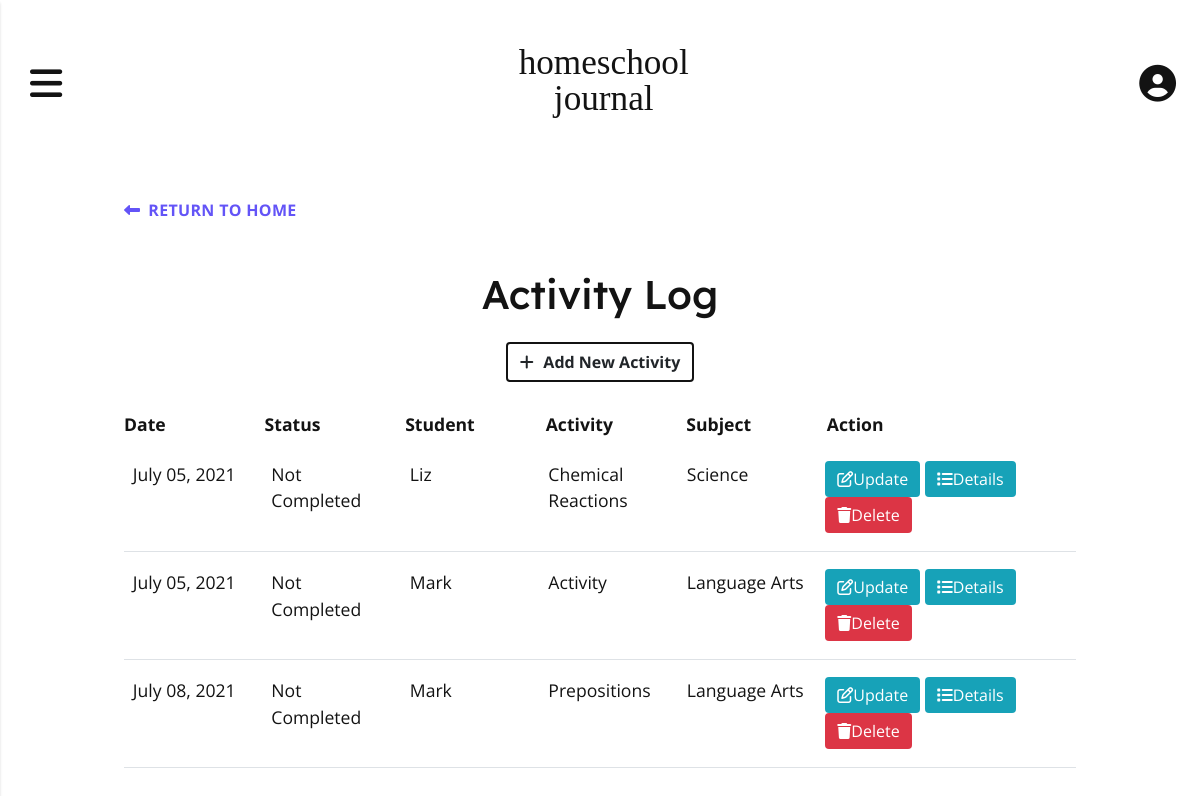
Page /log (signed in) on the earlier database version.
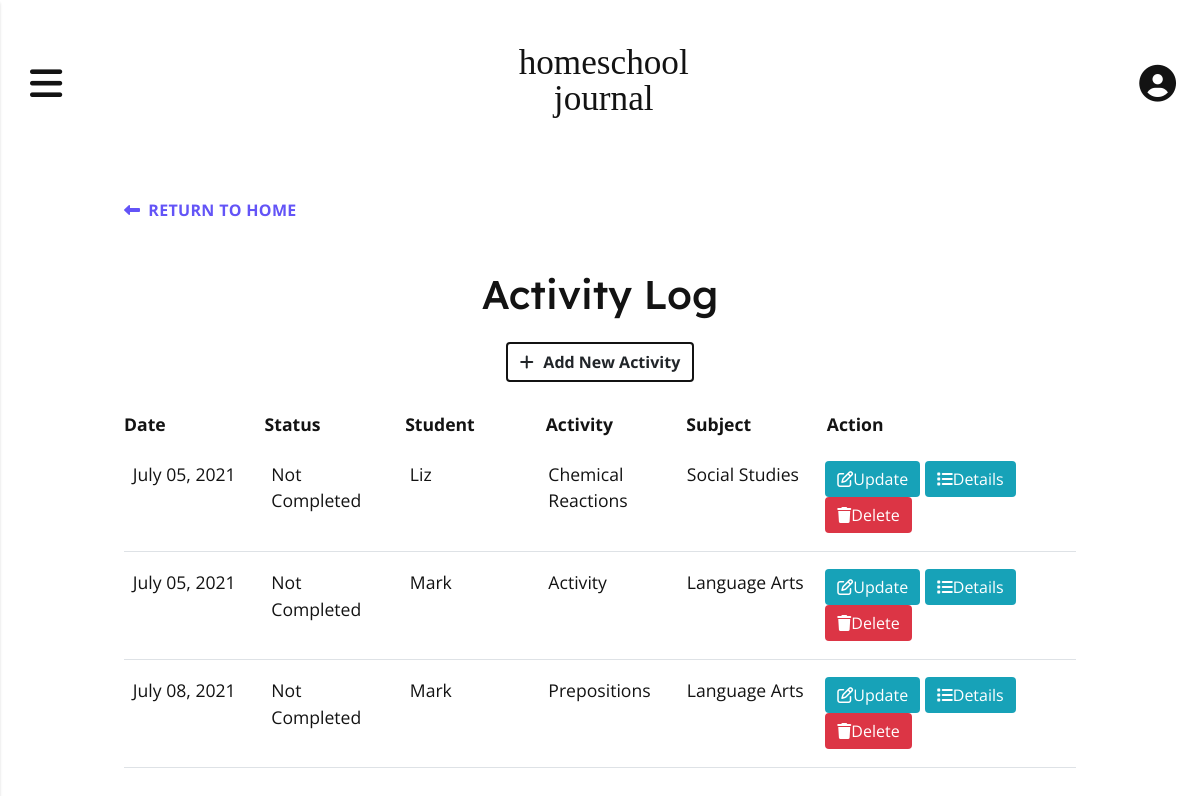
Same page on the later database version.
### app/models.py (models this page shows, shortened)
class Activity(db.Model):
    id = db.Column(db.Integer, primary_key=True)
    title = db.Column(db.String(150), index=True, nullable=False)
    user_id = db.Column(db.Integer, db.ForeignKey('user.id'), index=True)
    subject_id = db.Column(db.Integer, db.ForeignKey('subject.id'), index=True, nullable=False)
    student_id = db.Column(db.Integer, db.ForeignKey('student.id'), index=True, nullable=False)
    description = db.Column(db.Text, index=True)
    resources = db.Column(db.Text, index=True)
    activity_date = db.Column(db.DateTime, index=True, nullable=False)
    notes = db.Column(db.Text, index=True)
    status = db.Column(db.String(64), index=True, nullable=False)

class Student(db.Model):
    id = db.Column(db.Integer, primary_key=True)
    student_name = db.Column(db.String(64), index=True)
    user_id = db.Column(db.Integer, db.ForeignKey('user.id'))
    attendance = db.relationship('Attendance', backref='student', lazy='dynamic')
    activities = db.relationship('Activity', backref='student', lazy='dynamic')
    def __str__(self):
        return self.student_name

class Subject(db.Model):
    id = db.Column(db.Integer, primary_key=True)
    user_id = db.Column(db.Integer, db.ForeignKey('user.id'), index=True)
    subject_name = db.Column(db.String(64), index=True)
    activities = db.relationship('Activity', backref='subject', lazy='dynamic')
    def __str__(self):
        return self.subject_name

### app/routes.py (the view)
@app.route('/log', methods = ('GET', 'POST'))
@login_required
def log():
    activities = current_user.activities.order_by(Activity.activity_date).all()
    return render_template('log.html', activities=activities)

### app/__init__.py (called while the page is built)
@app.template_filter()
def datetime_format_filter(value, format='%B %d, %Y'):
    return value.strftime(format)

### app/models.py (called while the page is built)
@login.user_loader
def load_user(id):
    return User.query.get(int(id))

### app/templates/log.html (shortened to what this page needs)
{% extends 'base.html' %}
{% block content %}
    <div class="activity activity--log">
        <a class="activity__btn-back" href="{{ url_for('index') }}"><i class="fas fa-long-arrow-alt-left controls-icon"></i>Return to Home</a>
        <div class="activity-log__header">
            <h1 class="activity__title">Activity Log</h1>
            <a href="{{ url_for('add') }}" id="add-btn" class="btn activity__add-btn"><i class="fas fa-plus activity__add-btn-icon"></i>Add New Activity</a>
        </div>
        <div class="activity-log__table-wrapper">
            <div class="activity-log__table-wrapper">
                <div class="activity-log__table-header-wrapper">
                    <div class="activity-log__table-header">
                        <h2 class="activity-log__table-heading">Date</h2>
                        <h2 class="activity-log__table-heading">Status</h2>
                        <h2 class="activity-log__table-heading">Student</h2>
                        <h2 class="activity-log__table-heading">Activity</h2>
                        <h2 class="activity-log__table-heading">Subject</h2>
                        <h2 class="activity-log__table-heading">Action</h2>
                    </div>
                </div>
                <div class="activity-log__table-content">
                    {% for activity in activities %}
                    <div class=activity-log__entry>
                        <p class="activity-log__entry-data">{{ activity.activity_date | datetime_format_filter }}</p>
                        <p class="activity-log__entry-data activity__entry-status-{{ activity.status | lower | replace(" ", "") }}">{{ activity.status }}</p>
                        <p class="activity-log__entry-data"><span class="activity-log__entry-label">Student: </span>{{ activity.student }}</p>
                        <p class="activity-log__entry-data"><span class="activity-log__entry-label">Activity: </span>{{ activity.title }}</p>
                        <p class="activity-log__entry-data"><span class="activity-log__entry-label">Subject: </span>{{ activity.subject }}</p>
                        <p class="activity-log__entry-data activity-log__entry-controls">
                            <a href="{{ url_for('update', title=activity.title) }}" class="btn btn-info btn-xs"><i class="far fa-edit"></i>Update</a>
                            <a href="{{ url_for('details', title=activity.title) }}" class="btn btn-info btn-xs"><i class="fas fa-list"></i></i>Details</a>
                            <a href="{{ url_for('delete', id=activity.id) }}" class="btn btn-danger btn-xs" onclick="return confirm('Are you sure you want to delete?')"><i class="fas fa-trash"></i>Delete</a>
                    </div>
                    {% endfor %}
                </div>
            </div>
        </div>
    </div>
{% endblock %}

### app/templates/base.html (shortened to what this page needs)
<!DOCTYPE html>
<html lang="en">
    <head>
        <link rel="stylesheet" href="https://stackpath.bootstrapcdn.com/bootstrap/4.3.1/css/bootstrap.min.css">
        <link rel="stylesheet" href="{{ url_for('static', filename='style.css') }}">
        <link rel="stylesheet" href="https://unpkg.com/bootstrap-table@1.18.2/dist/bootstrap-table.min.css">
    </head>
    <body>
      <div class="container-main">
        <header class="header-main">
          <nav class="navbar-custom">
            <button class="navbar-icon navbar-toggle" id="navbarOpen" type="button" aria-controls="navbarPanel" aria-expanded="false" aria-label="Toggle navigation">
              <i class="fas fa-bars"></i>
            </button>
            <h1 class="navbar-logo"><a class="navbar-logo-text" href="{{ url_for('index') }}">homeschool </br>journal</a></h1>
            <a href="{{ url_for ('profile') }}" class="navbar-icon navbar-profile">
              <i class="fas fa-user-circle"></i>
            </a>
          </nav>
        </header>
        <div class ="container">
            {% block content %} {% endblock %}
        </div>
      </div>
    </body>
</html>

### app/static/style.css (style rules this page uses)
:root { --black: #131313; --white: #FFFFFF; --bg-light: #EBF6F2; --bg-navbar: #DEDBFE; --bg-dark: #167973; --bg-activity-display: hsla(245, 100%, 95%, 0.9); --bg-completed: hsla(160, 36%, 88%, 1); --bg-notcompleted: hsla(246, 91%, 65%, 0.21); --bg-cell-hover: hsla(245, 100%, 96%, 1); --completed-color: hsla(176, 69%, 28%, 1); --notcompleted-color: hsla(246, 54%, 53%, 1); --content-bg-light: #D7ECE5; --attendance-bg:#FBE6CC; --link-color: #6354F7; --link-hover-color: #872CA7; --highlight-color: #6354F7; --btn-bright: #6354F7; --btn-bright-hover: #872CA7; --btn-activity-display: hsla(246, 91%, 65%, 1); --btn-activity-display-hover: hsla(246, 91%, 55%, 1); --btn-bg-color-light: #C7C4E3; --btn-edit: hsla(33, 85%, 89%, 1); --btn-details: hsla(220, 78%, 89%, 1); --btn-delete: hsla(3, 56%, 49%, 0.3); --btn-edit-hover: hsla(33, 85%, 79%, 1); --btn-details-hover: hsla(220, 78%, 79%, 1); --btn-delete-hover: hsla(3, 66%, 42%, 0.4); --alert-color: rgba(196, 61, 55, 0.3); --header-icon-hover-color: #872CA7; --border-light: #dee2e6; }
*, *:before, *:after { box-sizing: border-box; }
p { margin: 0; padding: 0; }
body { margin: 0; padding: 0; background-color: var(--white); color: #131313; font-family: 'Open Sans', sans-serif; font-weight: 400; }
a { text-decoration:none; color: var(--link-color); cursor: pointer; }
h1, h2, h3, h4 { font-family: "Lexend Deca", serif; }
.container { width: 100%; max-width: 1000px; margin: 0 auto; padding: 2em 1.5em; }
.btn { border: unset; cursor: pointer; }
.controls-icon { margin-right: 0.5em; }
.header-main { position: relative; }
.navbar-custom { padding: 2.7em 1.5em; display: flex; justify-content: space-between; align-items: center; }
.navbar-logo { text-align: center; line-height: 0.8em; }
.navbar-logo-text { font-family: 'Zilla Slab', serif; font-size: 2.2rem; color: #131313; }
.navbar-icon { background: #131313; color: #131313; border: unset; background: unset; font-size: 2.3rem; }
.activity__add-btn { border: 2px solid var(--black); font-weight: 700; }
.activity__add-btn-icon { margin-right: 0.6em; }
.activity__btn-back { display: block; font-weight: 700; text-transform: uppercase; letter-spacing: 0.02em; margin-bottom: 3em; }
.activity__title { margin-bottom: 0.6em; }
@media screen and (min-width: 650px) { .activity { max-width: 650px; margin: 0 auto; } }
.activity--log { max-width: 1000px; }
.activity-log__header { display: flex; flex-direction: column; align-items: center; }
.activity-log__table-wrapper { width: 100%; margin-top: 2em; }
.activity-log__table-header-wrapper { display: none; }
.activity-log__table-header { width: 100%; display: grid; grid-template-columns: 1fr 1fr 1fr 1fr 1fr 2fr; gap: 1em; }
.activity-log__table-heading { font-size: 1.1rem; font-family: 'Open Sans', sans-serif; font-weight: 700; }
.activity-log__entry { font-size: 1.1rem; width: 100%; padding: 1em 0.5em; border-bottom: 2px solid var(--border-light); }
.activity-log__entry-data { font-weight: 700; }
@media screen and (min-width: 968px) { .activity-log__table-header-wrapper { display: block; } }
@media screen and (min-width: 968px) { .activity-log__header { display: flex; justify-content: space-between; align-items: center; } }
@media screen and (min-width: 968px) { .activity-log__entry { display: grid; grid-template-columns: 1fr 1fr 1fr 1fr 1fr 2fr; gap: 1em; border-bottom: 1px solid #dee2e6; margin-bottom: 0; } }
@media screen and (min-width: 968px) { .activity-log__entry-data { font-weight: 400; } }

Differences in the rows shown:
changed Activity "Chemical Reactions": subject "Science" → "Social Studies"
